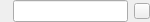
<?xml version="1.0" encoding="UTF-8"?>
<ui version="4.0">
 <class>AZ::SceneAPI::UI::HeaderWidget</class>
 <widget class="QWidget" name="AZ::SceneAPI::UI::HeaderWidget">
  <property name="geometry">
   <rect>
    <x>0</x>
    <y>0</y>
    <width>150</width>
    <height>20</height>
   </rect>
  </property>
  <property name="sizePolicy">
   <sizepolicy hsizetype="Expanding" vsizetype="Fixed">
    <horstretch>0</horstretch>
    <verstretch>20</verstretch>
   </sizepolicy>
  </property>
  <layout class="QHBoxLayout" name="horizontalLayout">
   <property name="leftMargin">
    <number>0</number>
   </property>
   <property name="topMargin">
    <number>0</number>
   </property>
   <property name="rightMargin">
    <number>0</number>
   </property>
   <property name="bottomMargin">
    <number>0</number>
   </property>
   <item>
    <widget class="QLabel" name="m_icon">
     <property name="sizePolicy">
      <sizepolicy hsizetype="Fixed" vsizetype="Fixed">
       <horstretch>16</horstretch>
       <verstretch>16</verstretch>
      </sizepolicy>
     </property>
    </widget>
   </item>
   <item>
    <widget class="QStackedWidget" name="m_nameStack">
     <property name="currentIndex">
      <number>1</number>
     </property>
     <widget class="QWidget" name="presentation">
      <layout class="QHBoxLayout" name="horizontalLayout_2">
       <property name="spacing">
        <number>0</number>
       </property>
       <property name="leftMargin">
        <number>0</number>
       </property>
       <property name="topMargin">
        <number>0</number>
       </property>
       <property name="rightMargin">
        <number>0</number>
       </property>
       <property name="bottomMargin">
        <number>0</number>
       </property>
       <item>
        <widget class="QLabel" name="m_nameLabel">
         <property name="text">
          <string>Name label</string>
         </property>
        </widget>
       </item>
      </layout>
     </widget>
     <widget class="QWidget" name="editing">
      <layout class="QHBoxLayout" name="horizontalLayout_3">
       <property name="spacing">
        <number>0</number>
       </property>
       <property name="leftMargin">
        <number>0</number>
       </property>
       <property name="topMargin">
        <number>0</number>
       </property>
       <property name="rightMargin">
        <number>0</number>
       </property>
       <property name="bottomMargin">
        <number>0</number>
       </property>
       <item>
        <widget class="QLineEdit" name="m_nameEdit"/>
       </item>
      </layout>
     </widget>
    </widget>
   </item>
   <item>
    <widget class="QToolButton" name="m_deleteButton">
     <property name="sizePolicy">
      <sizepolicy hsizetype="Fixed" vsizetype="Fixed">
       <horstretch>16</horstretch>
       <verstretch>16</verstretch>
      </sizepolicy>
     </property>
     <property name="minimumSize">
      <size>
       <width>16</width>
       <height>16</height>
      </size>
     </property>
     <property name="maximumSize">
      <size>
       <width>16</width>
       <height>16</height>
      </size>
     </property>
     <property name="toolTip">
      <string>Delete this entry</string>
     </property>
    </widget>
   </item>
  </layout>
 </widget>
 <resources/>
 <connections/>
</ui>
